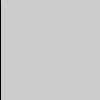
Frame 1 (no input)
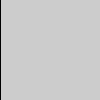
Frame 60 (the mouse pressed at the canvas centre just before this capture)
Frame 120 (the mouse held since frame 60 and released just before this capture): identical to frame 60, image omitted

The Processing sketch that drew these frames (run headless with seeded random() and noise(); from frame 60 on, the mouse is pressed at the canvas centre):

// Processing sketch: _06
// ── _06.pde
// Uses millis() to start a line in motion three seconds
// after the program starts
int x = 0;

void setup() {
  size(100, 100);
}

void draw() {
  if (millis() > 3000) {
    x++;
  }
  line(x, 0, x, 100);
}
